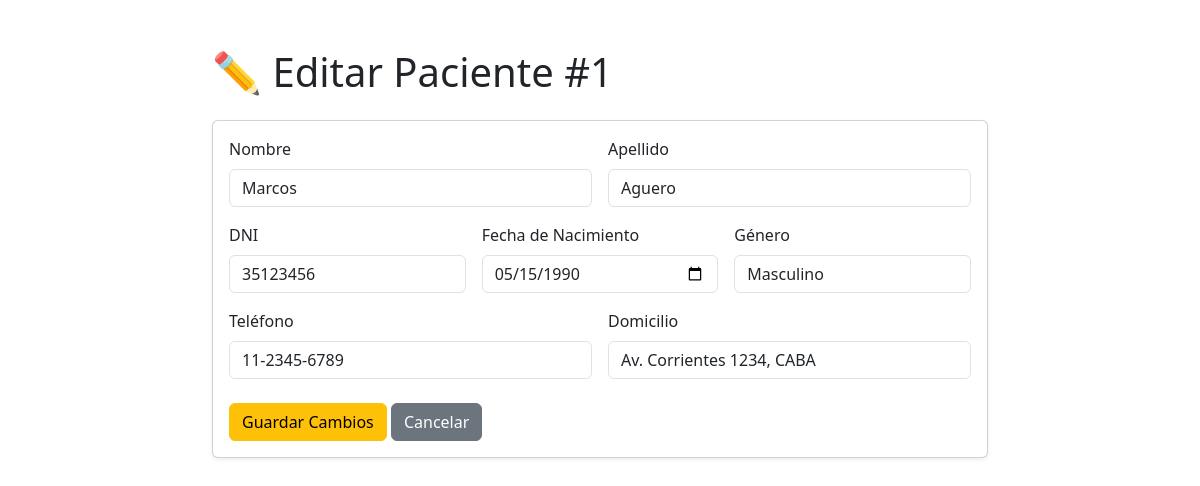
The page /paciente/editar/1 (signed in) on the database its author committed.
### tables this page shows
CREATE TABLE pacientes (
                    id_paciente INTEGER PRIMARY KEY AUTOINCREMENT,
                    nombre VARCHAR(50) NOT NULL,
                    apellido VARCHAR(50) NOT NULL,
                    dni VARCHAR(20) UNIQUE NOT NULL,
                    fecha_nacimiento DATE NOT NULL,
                    genero VARCHAR(20),
                    telefono VARCHAR(20),
                    domicilio VARCHAR(100)
                );

### app.py (the view)
@app.route('/paciente/editar/<int:id_paciente>', methods=['GET', 'POST'])
@login_required
def paciente_editar(id_paciente):
    if request.method == 'POST':
        db = GestionTurnosHospital()
        db.actualizar_paciente(
            id_paciente,
            request.form['nombre'],
            request.form['apellido'],
            request.form['dni'],
            request.form['fecha_nacimiento'],
            request.form['genero'],
            request.form['telefono'],
            request.form['domicilio']
        )
        db.cerrar()
        return redirect(url_for('pacientes_index'))
    else: # Método GET
        db = GestionTurnosHospital()
        paciente = db.obtener_paciente_por_id(id_paciente)
        db.cerrar()
        if paciente is None:
            return redirect(url_for('pacientes_index'))
        return render_template('editar_paciente.html', paciente=paciente)

### app.py (called while the page is built)
def login_required(f):
    @wraps(f)
    def decorated_function(*args, **kwargs):
        if 'dni_usuario' not in session:
            flash('Por favor, inicie sesión para acceder', 'warning')
            return redirect(url_for('login'))
        return f(*args, **kwargs)
    return decorated_function

### db_hospital.py (called while the page is built)
    def conectar(self):
        try:
            self.conexion = sqlite3.connect(self.nombre_db)
            self.conexion.row_factory = sqlite3.Row
            self.cursor = self.conexion.cursor()
            return True
        except sqlite3.Error as e:
            print(f"✗ Error al conectar: {e}")
            return False

    def obtener_paciente_por_id(self, id_paciente):
        try:
            self.cursor.execute('SELECT * FROM pacientes WHERE id_paciente = ?', (id_paciente,))
            fila = self.cursor.fetchone()
            if fila:
                return dict(fila)
            else:
                return None
        except sqlite3.Error as e:
            print(f"✗ Error al obtener paciente: {e}")
            return None

    def cerrar(self):
        if self.conexion:
            self.conexion.close()

### templates/editar_paciente.html (shortened to what this page needs)
<!DOCTYPE html>
<html lang="es">
<head>
    <link href="https://cdn.jsdelivr.net/npm/bootstrap@5.3.3/dist/css/bootstrap.min.css" rel="stylesheet">
</head>
<body>
    <div class="container mt-5" style="max-width: 800px;">
        <h1 class="mb-4">✏️ Editar Paciente #{{ paciente.id_paciente }}</h1>
        <div class="card shadow-sm">
            <div class="card-body">
                <form action="{{ url_for('paciente_editar', id_paciente=paciente.id_paciente) }}" method="POST" class="row g-3">
                    <div class="col-md-6">
                        <label class="form-label">Nombre</label>
                        <input type="text" name="nombre" class="form-control" value="{{ paciente.nombre }}" required>
                    </div>
                    <div class="col-md-6">
                        <label class="form-label">Apellido</label>
                        <input type="text" name="apellido" class="form-control" value="{{ paciente.apellido }}" required>
                    </div>
                    <div class="col-md-4">
                        <label class="form-label">DNI</label>
                        <input type="text" name="dni" class="form-control" value="{{ paciente.dni }}" required>
                    </div>
                    <div class="col-md-4">
                        <label class="form-label">Fecha de Nacimiento</label>
                        <input type="date" name="fecha_nacimiento" class="form-control" value="{{ paciente.fecha_nacimiento }}" required>
                    </div>
                    <div class="col-md-4">
                        <label class="form-label">Género</label>
                        <input type="text" name="genero" class="form-control" value="{{ paciente.genero }}">
                    </div>
                    <div class="col-md-6">
                        <label class="form-label">Teléfono</label>
                        <input type="tel" name="telefono" class="form-control" value="{{ paciente.telefono }}">
                    </div>
                    <div class="col-md-6">
                        <label class="form-label">Domicilio</label>
                        <input type="text" name="domicilio" class="form-control" value="{{ paciente.domicilio }}">
                    </div>
                    <div class="col-12 mt-4">
                        <button type="submit" class="btn btn-warning">Guardar Cambios</button>
                        <a href="{{ url_for('pacientes_index') }}" class="btn btn-secondary">Cancelar</a>
                    </div>
                </form>
            </div>
        </div>
    </div>
</body>
</html>

### rows shown on the page
pacientes: id_paciente "1", nombre "Marcos", apellido "Aguero", dni "35123456", fecha_nacimiento "05/15/1990", genero "Masculino", telefono "11-2345-6789", domicilio "Av. Corrientes 1234, CABA"
